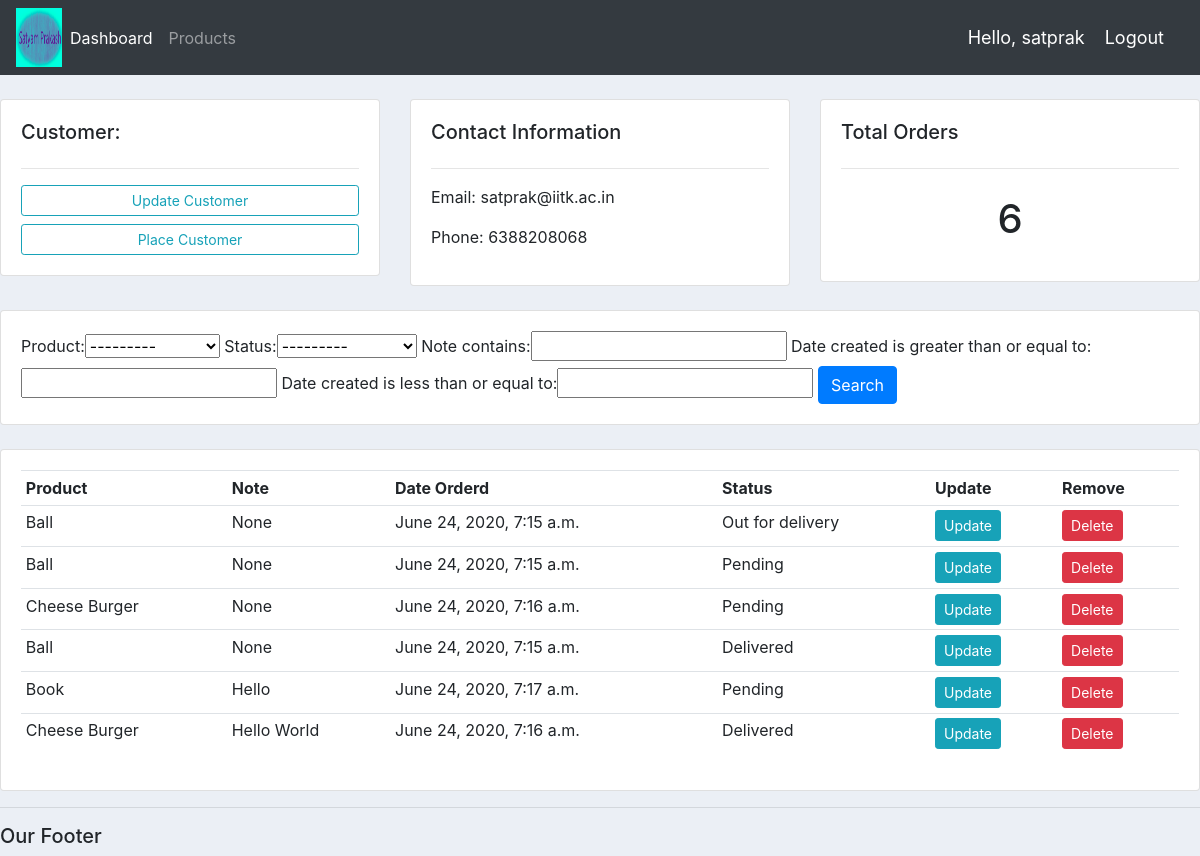
The app's page /customer/1/ (signed in) with its own data.
### accounts/models.py (models this page shows, shortened)
class Customer(models.Model):
    name = models.CharField(max_length=200, null=True)
    phone = models.CharField(max_length=200, null=True)
    email = models.CharField(max_length=200, null=True)
    date_created = models.DateTimeField(auto_now_add=True, null=True)

class Order(models.Model):
    STATUS = (
        ('Pending', 'Pending'),
        ('Out for delivery', 'Out for delivery'),
        ('Delivered', 'Delivered'),
    )
    customer = models.ForeignKey(Customer, null=True, on_delete=models.SET_NULL)
    product = models.ForeignKey(Product, null=True, on_delete=models.SET_NULL)
    date_created = models.DateTimeField(auto_now_add=True, null=True)
    status = models.CharField(max_length=200, null=True, choices=STATUS)
    note = models.CharField(max_length=1000, null=True)

class Product(models.Model):
    CATEGORY = (
        ('Indoor', 'Indoor'),
        ('Outdoor', 'Outdoor'),
    )
    name = models.CharField(max_length=200, null=True)
    price = models.FloatField(null=True)
    category = models.CharField(max_length=200, null=True, choices=CATEGORY)
    description = models.CharField(max_length=200, null=True, blank=True)
    tags = models.ManyToManyField(Tag)
    date_created = models.DateTimeField(auto_now_add=True, null=True)
    def __str__(self):
        return self.name

### accounts/decoraters.py (the view)
        def wrapper_func(request, *args, **kwargs):
            group = None
            if request.user.groups.exists():
                group = request.user.groups.all()[0].name
            if group in allowed_roles:
                return view_func(request, *args, **kwargs)
            else:
                return HttpResponse('You are not authorized to view this page')

### accounts/decoraters.py (called while the page is built)
def allowed_users(allowed_roles=[]):
    def decorator(view_func):
        def wrapper_func(request, *args, **kwargs):
            group = None
            if request.user.groups.exists():
                group = request.user.groups.all()[0].name
            if group in allowed_roles:
                return view_func(request, *args, **kwargs)
            else:
                return HttpResponse('You are not authorized to view this page')
        return wrapper_func
    return decorator

### accounts/views.py (called while the page is built)
@login_required(login_url='login')
@allowed_users(allowed_roles=['admin'])
def customer(request, pk_test):
    customer = Customer.objects.get(id=pk_test)
    orders = customer.order_set.all()
    orders_count = orders.count()
    myFilter = OrderFilter(request.GET, queryset=orders)
    orders = myFilter.qs
    context = {'customer': customer, 'orders': orders, 'orders_count': orders_count, 'myFilter': myFilter}
    return render(request, 'accounts/customer.html', context)

### accounts/templates/accounts/customer.html
{%  extends 'accounts/main.html' %}
{% block content %}
	<br>
<div class="row">
	<div class="col-md">
		<div class="card card-body">
			<h5>Customer:</h5>
			<hr>
			<a class="btn btn-outline-info  btn-sm btn-block" href="% url 'update_order' order.id %}">Update Customer</a>
			<a class="btn btn-outline-info  btn-sm btn-block" href="{% url 'create_order' customer.id %}">Place Customer</a>
		</div>
	</div>
	<div class="col-md">
		<div class="card card-body">
			<h5>Contact Information</h5>
			<hr>
			<p>Email: {{customer.email}}</p>
			<p>Phone: {{customer.phone}}</p>
		</div>
	</div>
	<div class="col-md">
		<div class="card card-body">
			<h5>Total Orders</h5>
			<hr>
			<h1 style="text-align: center;padding: 10px">{{orders_count}}</h1>
		</div>
	</div>
</div>
<br>
<div class="row">
	<div class="col">
		<div class="card card-body">
			<form method="get">
				{{myFilter.form}}
		    <button class="btn btn-primary" type="submit">Search</button>
		  </form>
		</div>
	</div>
</div>
<br>
<div class="row">
	<div class="col-md">
		<div class="card card-body">
			<table class="table table-sm">
				<tr>
					<th>Product</th>
					<th>Note</th>
					<th>Date Orderd</th>
					<th>Status</th>
					<th>Update</th>
					<th>Remove</th>
				</tr>
				{% for order in orders %}
					<tr>
						<td>{{order.product}}</td>
						<td>{{order.note}}</td>
						<td>{{order.product.date_created}}</td>
						<td>{{order.status}}</td>
						<td><a class="btn btn-sm btn-info" href="{% url 'update_order' order.id %}">Update</a></td>
						<td><a class="btn btn-sm btn-danger" href="{% url 'delete_order' order.id %}">Delete</a></td>
					</tr>
				{% endfor %}
			</table>
		</div>
	</div>
</div>
{% endblock %}

### accounts/templates/accounts/navbar.html (shortened to what this page needs)
{% load static %}
<nav class="navbar navbar-expand-lg navbar-dark bg-dark">
  <img src="{% static 'images/logo.jpg' %}">
  <div class="collapse navbar-collapse" id="navbarNav">
    <ul class="navbar-nav">
      {% if request.user.is_staff %}
        <li class="nav-item active">
          <a class="nav-link" href="{% url 'home' %}">Dashboard</a>
        </li>
        <li class="nav-item">
          <a class="nav-link" href="{% url 'products' %}">Products</a>
        </li>
      {% endif %}
    </ul>
  </div>
  <span class="hello-msg">Hello, {{request.user}}</span>
  <span><a class="hello-msg" href="{% url 'logout' %}">Logout</a></span>
</nav>

### static/css/main.css (style rules this page uses)
img { vertical-align: middle; border-style: none; height: 59px; width: 46px; }
body { background-color: #ebeff5; }

### accounts/templates/accounts/navbar.html (style rules this page uses)
.hello-msg { font-size: 18px; color: #fff; margin-right: 20px; }

### records on screen
Customer: email "satprak@iitk.ac.in", phone "6388208068"
Order: product "Ball", note "None", product.date_created "June 24, 2020, 7:15 a.m.", status "Out for delivery"
Order: product "Ball", note "None", product.date_created "June 24, 2020, 7:15 a.m.", status "Pending"
Order: product "Cheese Burger", note "None", product.date_created "June 24, 2020, 7:16 a.m.", status "Pending"
Order: product "Ball", note "None", product.date_created "June 24, 2020, 7:15 a.m.", status "Delivered"
Order: product "Book", note "Hello", product.date_created "June 24, 2020, 7:17 a.m.", status "Pending"
Order: product "Cheese Burger", note "Hello World", product.date_created "June 24, 2020, 7:16 a.m.", status "Delivered"

### other values on screen
{{ request.user }} "satprak"
{{ orders_count }} "6"
